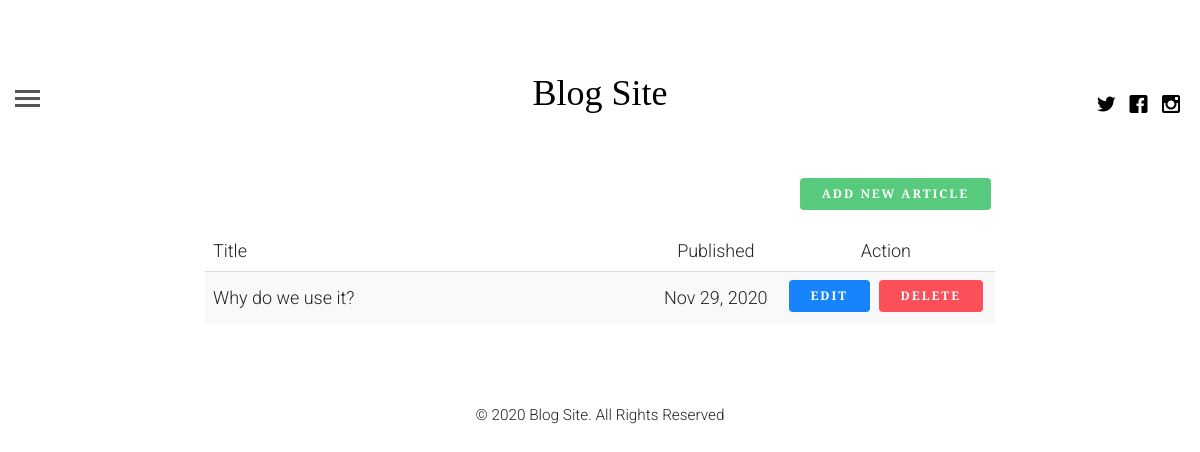
The page /profile (signed in) on the database as committed earlier.
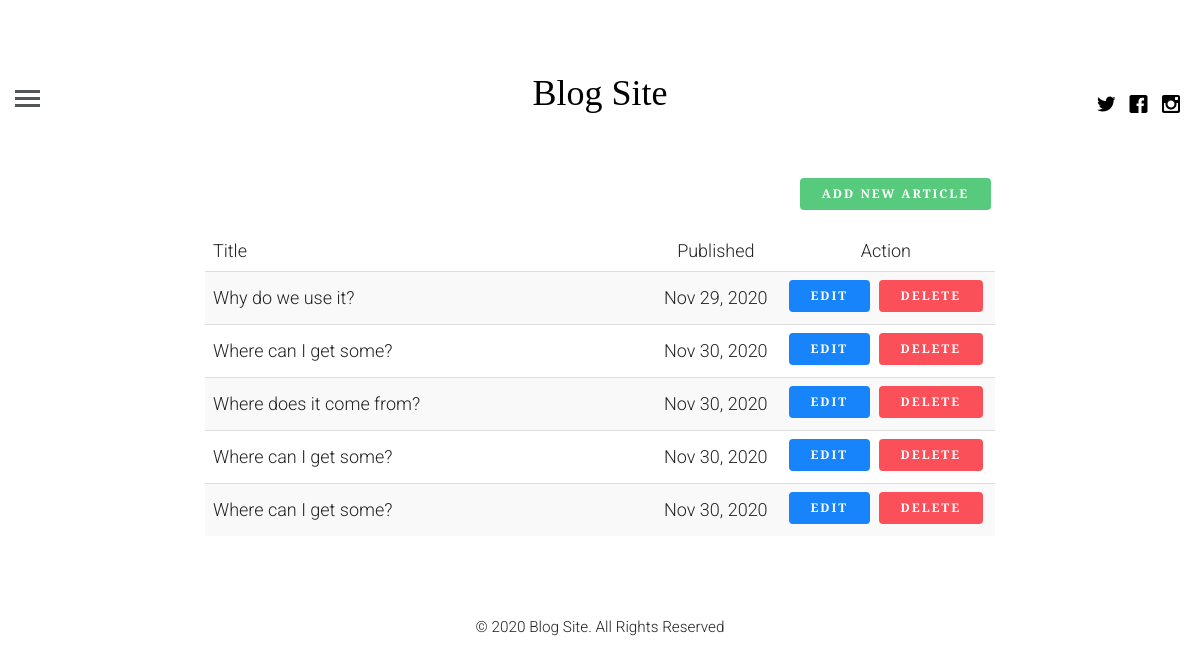
The same page on the database as committed later.
### blogapp/models.py (models this page shows, shortened)
class Article(models.Model):
    author_name = models.ForeignKey(Author, on_delete=models.CASCADE)
    title = models.CharField(max_length=200)
    body = models.TextField()
    image = models.ImageField(upload_to='blog_images')
    posted_on = models.DateTimeField(auto_now=False, auto_now_add=True)
    updated_on = models.DateTimeField(auto_now=True, auto_now_add=False)
    category = models.ForeignKey(Category, on_delete=models.CASCADE)

### blogapp/views.py (the view)
# urls.py: path('profile', views.get_profile, name="profile"),
def get_profile(request):
    if request.user.is_authenticated:
        author_user = get_object_or_404(Author, name=request.user.id)
        post = Article.objects.filter(author_name=author_user.id)
        get_author = get_object_or_404(User, username=request.user.username)
        auth = get_object_or_404(Author, name=get_author.id)
        context = {
            "auth": auth,
            "post": post,
        }
        return render(request, 'blog/logged_profile.html', context)
    else:
        return redirect('login')

### templates/blog/logged_profile.html (shortened to what this page needs)
{% extends 'blog/base.html' %}
{% load static %}
{% block content %}
    <div class="row">
        <div class="col-md-8 col-md-offset-2">
        <a href="{% url 'create-post' %}" class="btn btn-sm btn-success pull pull-right" style="margin-bottom:20px;">Add New Article</a>
        <table class="table table-striped">
            <thead>
                <tr>
                    <td style="width: 450px;!important">Title</td>
                    <td class="text-center">Published</td>
                    <td class="text-center">Action</td>
                </tr>
            </thead>
            <tbody>
                {% for p in post %}
                <tr>
                    <td style="width: 450px!important;vertical-align: middle;!important">{{ p.title }}</td>
                    <td class="text-center" style="vertical-align: middle;!important">{{ p.posted_on|date:"M d, Y" }}</td>
                    <td class="text-right"><a class="btn btn-sm btn-info" href="{% url 'update-post' pid=p.id %}">Edit</a>  <a href="{% url 'delete-post' pid=p.id %}" class="btn btn-sm btn-danger" >Delete</a> </td>
                </tr>
                {% endfor %}
            </tbody>
        </table>
        </div>
    </div>
{% endblock %}

Rows that differ between the two databases and show on the page:
added Article: title "Where can I get some?", posted_on "Nov 30, 2020"
added Article: title "Where does it come from?", posted_on "Nov 30, 2020"
added Article: title "Where can I get some?", posted_on "Nov 30, 2020"
added Article: title "Where can I get some?", posted_on "Nov 30, 2020"
